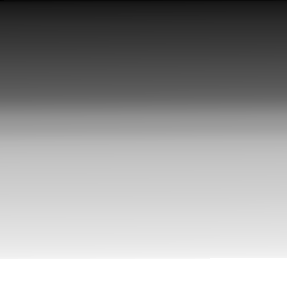
#> input picture Material_TPs/TP1/img1_tp.png, 287 x 288 px
$ jupyter execute tp1-2.1.ipynb
#> lines starting #> are read from the running program, lines starting #| are printed output that depends on the picture
[cell 1]
import matplotlib.pyplot as plt
import cv2

image_path = './img1_tp.png'
img_gray = cv2.imread(image_path, cv2.IMREAD_GRAYSCALE)
#> img_gray is the input picture: shape (288, 287); min 2, max 255, mean 154.8

plt.imshow(img_gray, cmap='gray')
plt.show()

[cell 2]
import matplotlib.pyplot as plt
import cv2

image_path2 = './img2_tp.png'
img_gray2 = cv2.imread(image_path2, cv2.IMREAD_GRAYSCALE)
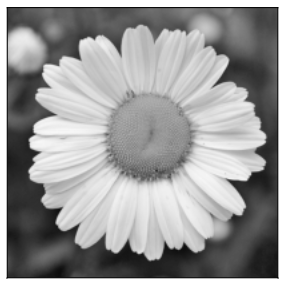
#> input picture Material_TPs/TP1/img2_tp.png, 287 x 288 px
#> img_gray2 is the input picture: shape (288, 287); min 2, max 255, mean 154.8

plt.imshow(img_gray2, cmap='gray')
plt.show()

[cell 3]
num_bins = 256

plt.hist(img_gray.ravel(), bins=num_bins, color='gray')
plt.title('Histograma de la primera imagen en escala de grises')
plt.show()
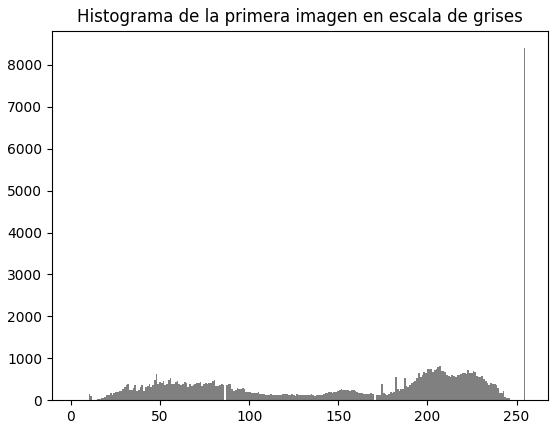
#> figure drawn by matplotlib, 1 panel; tallest bar 8400 high, from x = 254 to 255

plt.hist(img_gray2.ravel(), bins=num_bins, color='gray')
plt.title('Histograma de la segunda imagen en escala de grises')
plt.show()
#> figure, not shown here; tallest bar 8400 high, from x = 254 to 255
